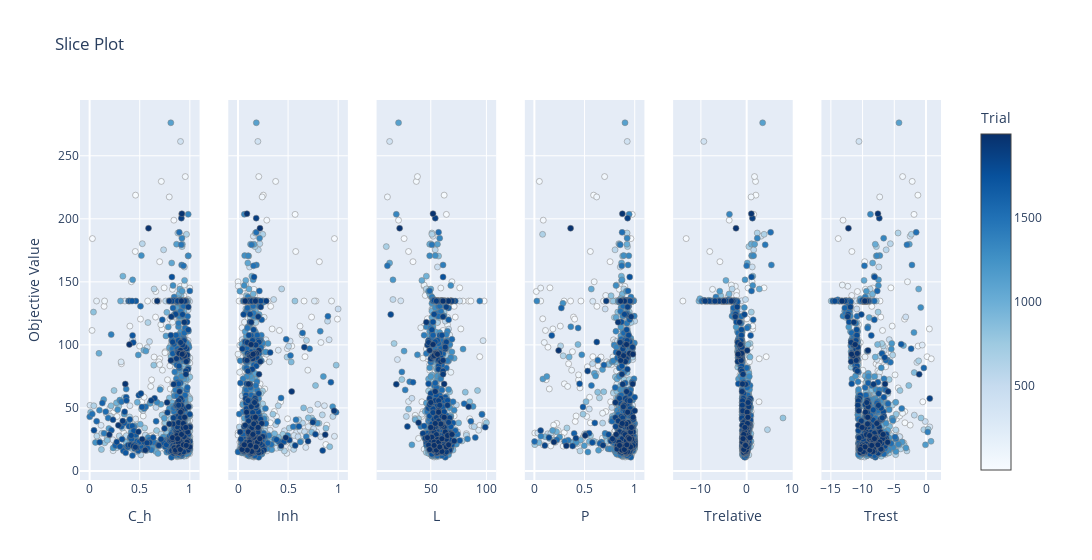

Here is the notebook cell this chart was saved with:
### Code cell
optuna.visualization.plot_slice(study)

### Figure 1 — Plotly figure (JSON) as saved in the notebook; plotly's stock layout.template omitted (floating-point values rounded to 4 significant figures; data arrays with more than 128 entries replaced by an {"elided": "..."} marker saying what was removed)
{"data": [{"marker": {"color": {"elided": "1931 int values"}, "colorbar": {"title": {"text": "Trial"}, "x": 1, "xpad": 40}, "colorscale": [[0, "rgb(247,251,255)"], [0.125, "rgb(222,235,247)"], [0.25, "rgb(198,219,239)"], [0.375, "rgb(158,202,225)"], [0.5, "rgb(107,174,214)"], [0.625, "rgb(66,146,198)"], [0.75, "rgb(33,113,181)"], [0.875, "rgb(8,81,156)"], [1, "rgb(8,48,107)"]], "line": {"color": "Grey", "width": 0.5}, "showscale": true}, "mode": "markers", "name": "Feasible Trial", "showlegend": false, "type": "scatter", "x": {"elided": "1931 float values"}, "xaxis": "x", "y": {"elided": "1931 float values"}, "yaxis": "y"}, {"marker": {"color": {"elided": "1931 int values"}, "colorbar": {"title": {"text": "Trial"}, "x": 1, "xpad": 40}, "colorscale": [[0, "rgb(247,251,255)"], [0.125, "rgb(222,235,247)"], [0.25, "rgb(198,219,239)"], [0.375, "rgb(158,202,225)"], [0.5, "rgb(107,174,214)"], [0.625, "rgb(66,146,198)"], [0.75, "rgb(33,113,181)"], [0.875, "rgb(8,81,156)"], [1, "rgb(8,48,107)"]], "line": {"color": "Grey", "width": 0.5}, "showscale": false}, "mode": "markers", "name": "Feasible Trial", "showlegend": false, "type": "scatter", "x": {"elided": "1931 float values"}, "xaxis": "x2", "y": {"elided": "1931 float values"}, "yaxis": "y2"}, {"marker": {"color": {"elided": "1931 int values"}, "colorbar": {"title": {"text": "Trial"}, "x": 1, "xpad": 40}, "colorscale": [[0, "rgb(247,251,255)"], [0.125, "rgb(222,235,247)"], [0.25, "rgb(198,219,239)"], [0.375, "rgb(158,202,225)"], [0.5, "rgb(107,174,214)"], [0.625, "rgb(66,146,198)"], [0.75, "rgb(33,113,181)"], [0.875, "rgb(8,81,156)"], [1, "rgb(8,48,107)"]], "line": {"color": "Grey", "width": 0.5}, "showscale": false}, "mode": "markers", "name": "Feasible Trial", "showlegend": false, "type": "scatter", "x": {"elided": "1931 int values"}, "xaxis": "x3", "y": {"elided": "1931 float values"}, "yaxis": "y3"}, {"marker": {"color": {"elided": "1931 int values"}, "colorbar": {"title": {"text": "Trial"}, "x": 1, "xpad": 40}, "colorscale": [[0, "rgb(247,251,255)"], [0.125, "rgb(222,235,247)"], [0.25, "rgb(198,219,239)"], [0.375, "rgb(158,202,225)"], [0.5, "rgb(107,174,214)"], [0.625, "rgb(66,146,198)"], [0.75, "rgb(33,113,181)"], [0.875, "rgb(8,81,156)"], [1, "rgb(8,48,107)"]], "line": {"color": "Grey", "width": 0.5}, "showscale": false}, "mode": "markers", "name": "Feasible Trial", "showlegend": false, "type": "scatter", "x": {"elided": "1931 float values"}, "xaxis": "x4", "y": {"elided": "1931 float values"}, "yaxis": "y4"}, {"marker": {"color": {"elided": "1931 int values"}, "colorbar": {"title": {"text": "Trial"}, "x": 1, "xpad": 40}, "colorscale": [[0, "rgb(247,251,255)"], [0.125, "rgb(222,235,247)"], [0.25, "rgb(198,219,239)"], [0.375, "rgb(158,202,225)"], [0.5, "rgb(107,174,214)"], [0.625, "rgb(66,146,198)"], [0.75, "rgb(33,113,181)"], [0.875, "rgb(8,81,156)"], [1, "rgb(8,48,107)"]], "line": {"color": "Grey", "width": 0.5}, "showscale": false}, "mode": "markers", "name": "Feasible Trial", "showlegend": false, "type": "scatter", "x": {"elided": "1931 float values"}, "xaxis": "x5", "y": {"elided": "1931 float values"}, "yaxis": "y5"}, {"marker": {"color": {"elided": "1931 int values"}, "colorbar": {"title": {"text": "Trial"}, "x": 1, "xpad": 40}, "colorscale": [[0, "rgb(247,251,255)"], [0.125, "rgb(222,235,247)"], [0.25, "rgb(198,219,239)"], [0.375, "rgb(158,202,225)"], [0.5, "rgb(107,174,214)"], [0.625, "rgb(66,146,198)"], [0.75, "rgb(33,113,181)"], [0.875, "rgb(8,81,156)"], [1, "rgb(8,48,107)"]], "line": {"color": "Grey", "width": 0.5}, "showscale": false}, "mode": "markers", "name": "Feasible Trial", "showlegend": false, "type": "scatter", "x": {"elided": "1931 float values"}, "xaxis": "x6", "y": {"elided": "1931 float values"}, "yaxis": "y6"}], "layout": {"title": {"text": "Slice Plot"}, "width": 1800, "xaxis": {"anchor": "y", "domain": [0, 0.1389], "title": {"text": "C_h"}}, "xaxis2": {"anchor": "y2", "domain": [0.1722, 0.3111], "title": {"text": "Inh"}}, "xaxis3": {"anchor": "y3", "domain": [0.3444, 0.4833], "title": {"text": "L"}}, "xaxis4": {"anchor": "y4", "domain": [0.5167, 0.6556], "title": {"text": "P"}}, "xaxis5": {"anchor": "y5", "domain": [0.6889, 0.8278], "title": {"text": "Trelative"}}, "xaxis6": {"anchor": "y6", "domain": [0.8611, 1], "title": {"text": "Trest"}}, "yaxis": {"anchor": "x", "domain": [0, 1], "title": {"text": "Objective Value"}}, "yaxis2": {"anchor": "x2", "domain": [0, 1], "matches": "y", "showticklabels": false}, "yaxis3": {"anchor": "x3", "domain": [0, 1], "matches": "y", "showticklabels": false}, "yaxis4": {"anchor": "x4", "domain": [0, 1], "matches": "y", "showticklabels": false}, "yaxis5": {"anchor": "x5", "domain": [0, 1], "matches": "y", "showticklabels": false}, "yaxis6": {"anchor": "x6", "domain": [0, 1], "matches": "y", "showticklabels": false}}}
